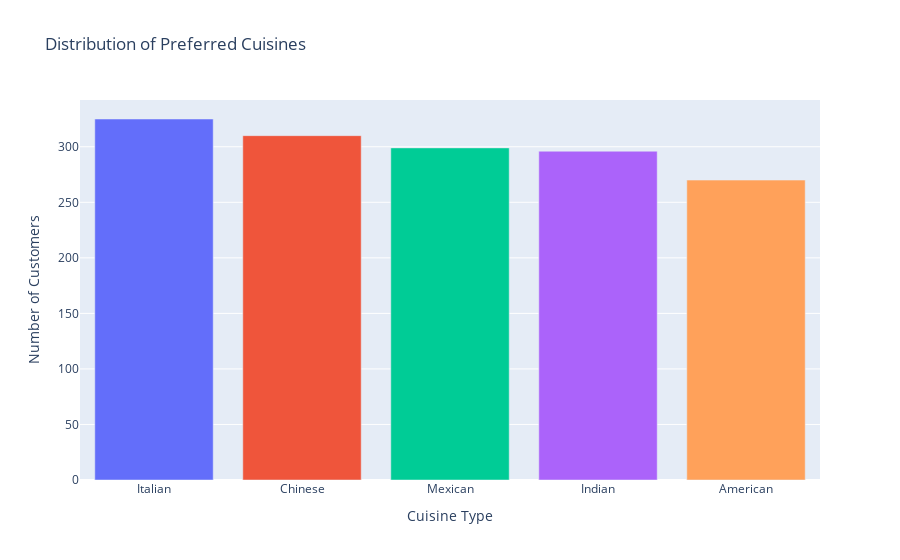

Notebook code cell kept with this figure:
### Code cell
restaurant_copy['PreferredCuisine'].value_counts()



# Create bar chart of preferred cuisines
cuisine_counts = restaurant_copy['PreferredCuisine'].value_counts().reset_index()
cuisine_counts.columns = ['Cuisine', 'Count']

fig = px.bar(cuisine_counts,
            x='Cuisine',
            y='Count', 
            title='Distribution of Preferred Cuisines',
            color='Cuisine')

# Update layout
fig.update_layout(
    showlegend=False,
    xaxis_title="Cuisine Type",
    yaxis_title="Number of Customers"
)

fig.show()

### Figure 1 — Plotly figure (JSON) as saved in the notebook; plotly's stock layout.template omitted (floating-point values rounded to 4 significant figures)
{"data": [{"alignmentgroup": "True", "hovertemplate": "Cuisine=%{x}<br>Count=%{y}<extra></extra>", "legendgroup": "Italian", "marker": {"color": "#636efa", "pattern": {"shape": ""}}, "name": "Italian", "offsetgroup": "Italian", "orientation": "v", "showlegend": true, "textposition": "auto", "type": "bar", "x": ["Italian"], "xaxis": "x", "y": [325], "yaxis": "y"}, {"alignmentgroup": "True", "hovertemplate": "Cuisine=%{x}<br>Count=%{y}<extra></extra>", "legendgroup": "Chinese", "marker": {"color": "#EF553B", "pattern": {"shape": ""}}, "name": "Chinese", "offsetgroup": "Chinese", "orientation": "v", "showlegend": true, "textposition": "auto", "type": "bar", "x": ["Chinese"], "xaxis": "x", "y": [310], "yaxis": "y"}, {"alignmentgroup": "True", "hovertemplate": "Cuisine=%{x}<br>Count=%{y}<extra></extra>", "legendgroup": "Mexican", "marker": {"color": "#00cc96", "pattern": {"shape": ""}}, "name": "Mexican", "offsetgroup": "Mexican", "orientation": "v", "showlegend": true, "textposition": "auto", "type": "bar", "x": ["Mexican"], "xaxis": "x", "y": [299], "yaxis": "y"}, {"alignmentgroup": "True", "hovertemplate": "Cuisine=%{x}<br>Count=%{y}<extra></extra>", "legendgroup": "Indian", "marker": {"color": "#ab63fa", "pattern": {"shape": ""}}, "name": "Indian", "offsetgroup": "Indian", "orientation": "v", "showlegend": true, "textposition": "auto", "type": "bar", "x": ["Indian"], "xaxis": "x", "y": [296], "yaxis": "y"}, {"alignmentgroup": "True", "hovertemplate": "Cuisine=%{x}<br>Count=%{y}<extra></extra>", "legendgroup": "American", "marker": {"color": "#FFA15A", "pattern": {"shape": ""}}, "name": "American", "offsetgroup": "American", "orientation": "v", "showlegend": true, "textposition": "auto", "type": "bar", "x": ["American"], "xaxis": "x", "y": [270], "yaxis": "y"}], "layout": {"barmode": "relative", "legend": {"title": {"text": "Cuisine"}, "tracegroupgap": 0}, "showlegend": false, "title": {"text": "Distribution of Preferred Cuisines"}, "xaxis": {"anchor": "y", "categoryarray": ["Italian", "Chinese", "Mexican", "Indian", "American"], "categoryorder": "array", "domain": [0, 1], "title": {"text": "Cuisine Type"}}, "yaxis": {"anchor": "x", "domain": [0, 1], "title": {"text": "Number of Customers"}}}}
